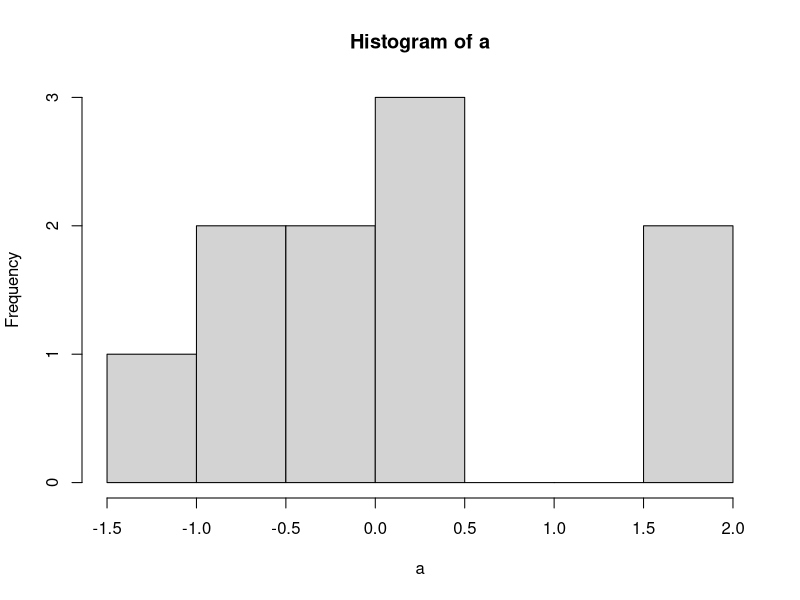
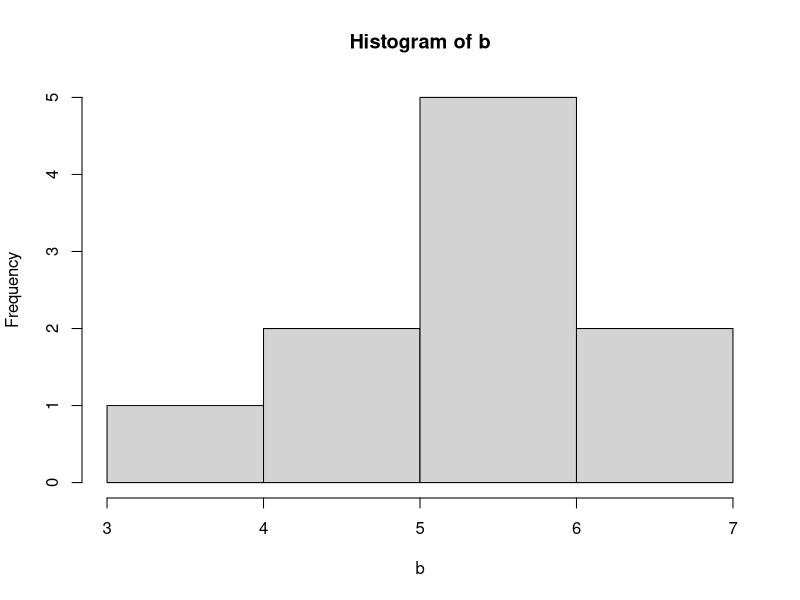

The R source for these figures, in order: (Note: this script raises an error after producing the figures.)



?rnorm
?rbinom
?runif


set.seed(123)
a <- rnorm(10,mean = 0, sd =1)
a
b <- rnorm(10,mean = 5,sd=1)
b

hist(a)
hist(b)

df <- data.frame(a=a,b=b) %>% gather(key=object,value=value,1:2)

ggplot(df,aes(x=value,fill=object)) + geom_density(alpha=0.5)
pnorm(7,mean=5,sd=1,lower.tail = FALSE) #calculates the area under a curve in a normal distribution

t.test(a,b)
#t test gives p value that gives us the percent change of us being right (that the null hypothesis was right)
#null hypothesis assumes the graphed variables are the same

getwd()
filesnames <- list.files(recursive = TRUE,pattern = ".fastq")


